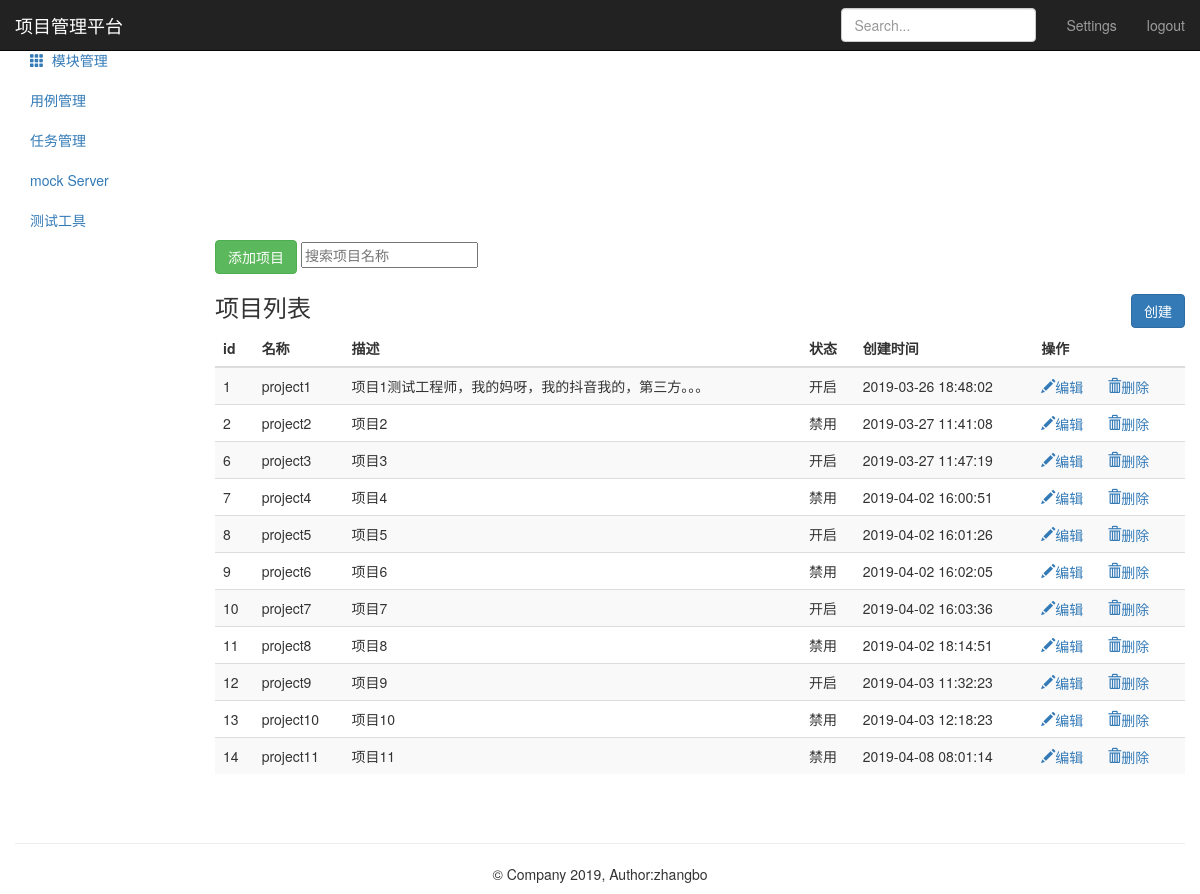
Screenshot of /project/ (signed in) with the database file from the repository.
### personal/models/project.py (models this page shows, shortened)
class Project(models.Model):
      name = models.CharField("名称",max_length=50,null=False)
      describe = models.TextField("描述",default="",max_length=50)
      status = models.BooleanField("状态",default=1)
      update_time = models.DateTimeField(auto_now=True)
      create_time = models.DateTimeField(auto_now_add=True)

### personal/views/project_views.py (the view)
# urls.py: path('project/',project_views.project_manage),
@login_required
def project_manage(request):
    project_all = Project.objects.all()
    return render(request,"project.html",{"projects":project_all,"type":"list"})

### personal/templates/project.html (shortened to what this page needs)
{% extends "base.html" %}
{% block base %}
     <nav class="navbar navbar-inverse navbar-fixed-top">
        <div class="container-fluid">
            <div class="navbar-header">
            <a class="navbar-brand" href="#">项目管理平台</a>
            </div>
            <div id="navbar" class="navbar-collapse collapse">
                <ul class="nav navbar-nav navbar-right">
                    <li><a href="#">Settings</a></li>
                    <li><a href="/logout/">logout</a></li>
                </ul>
                <form class="navbar-form navbar-right">
                    <input type="text" class="form-control" placeholder="Search...">
                </form>
            </div>
        </div>
     </nav>
    <div class="container-fluid">
        <div class="row">
            <div class="col-sm-3 col-md-2 sidebar">
                <ul class="nav nav-sidebar">
                    <li class="active">
                        <a href="/project/">
                        </a>
                    </li>
                    <li>
                        <a href="/module/">
                            <i class="glyphicon glyphicon-th"></i>&nbsp;&nbsp;模块管理
                        </a>
                    </li>
               </ul>
               <ul class="nav nav-sidebar">
                 <li><a href="">用例管理</a></li>
                 <li><a href="">任务管理</a></li>
               </ul>
               <ul class="nav nav-sidebar">
                    <li><a href="">mock Server</a></li>
                    <li><a href="">测试工具</a></li>
               </ul>
            </div>
            <div class="col-sm-9 col-sm-offset-3 col-md-10 col-md-offset-2 main">
                {% if type == "list" %}
                <form class="project" method="post" name="project-page">
                    <button  class="btn btn-success" type="submit" name="insert-project-data">添加项目</button>
                    <input  type="text" name="search-project" placeholder="搜索项目名称">
                </form>
                <h3 class="sub-header">项目列表
                    <button class="btn btn-primary" name="submit" style="float:right;"
                            onclick="location.href='/project/add_project/'">创建</button>
                </h3>
                <div class="table-responsive">
                    <table class="table table-striped">
                        <thead>
                            <tr style="text-align: center">
                                <th>id</th>
                                <th>名称</th>
                                <th>描述</th>
                                <th>状态</th>
                                <th>创建时间</th>
                                <th>操作</th>
                            </tr>
                        </thead>
                        <tbody>
                            {% for project in projects %}
                            <tr>
                                  <td>{{ project.id}}</td>
                                  <td>{{ project.name}}</td>
                                  <td>{{ project.describe}}</td>
                                  <td>
                                      {% if project.status == True %}
                                          <span>开启</span>
                                      {% elif project.status == False %}
                                          <span>禁用</span>
                                      {% endif %}
                                  </td>
                                  <td>{{ project.create_time | date:"Y-m-d H:i:s" }}</td>
                                  <td>
                                      <a href="/project/edit_project/{{ project.id }}/">
                                          <i class="glyphicon glyphicon-pencil">编辑</i>
                                      </a>
                                      <a href="/project/delete_project/" style="margin-left:20px;">
                                          <i class="glyphicon glyphicon-trash">删除</i>
                                      </a>
                                  </td>
                            </tr>
                            {% endfor %}
                        </tbody>
                    </table>
                </div>
                {% endif %}
            </div>
        </div>
    </div>
{% endblock %}

### rows the page displays
Project: id "1", name "project1", describe "项目1测试工程师，我的妈呀，我的抖音我的，第三方。。。", status "开启", create_time "2019-03-26 18:48:02"
Project: id "2", name "project2", describe "项目2", status "禁用", create_time "2019-03-27 11:41:08"
Project: id "6", name "project3", describe "项目3", status "开启", create_time "2019-03-27 11:47:19"
Project: id "7", name "project4", describe "项目4", status "禁用", create_time "2019-04-02 16:00:51"
Project: id "8", name "project5", describe "项目5", status "开启", create_time "2019-04-02 16:01:26"
Project: id "9", name "project6", describe "项目6", status "禁用", create_time "2019-04-02 16:02:05"
Project: id "10", name "project7", describe "项目7", status "开启", create_time "2019-04-02 16:03:36"
Project: id "11", name "project8", describe "项目8", status "禁用", create_time "2019-04-02 18:14:51"
Project: id "12", name "project9", describe "项目9", status "开启", create_time "2019-04-03 11:32:23"
Project: id "13", name "project10", describe "项目10", status "禁用", create_time "2019-04-03 12:18:23"
Project: id "14", name "project11", describe "项目11", status "禁用", create_time "2019-04-08 08:01:14"
